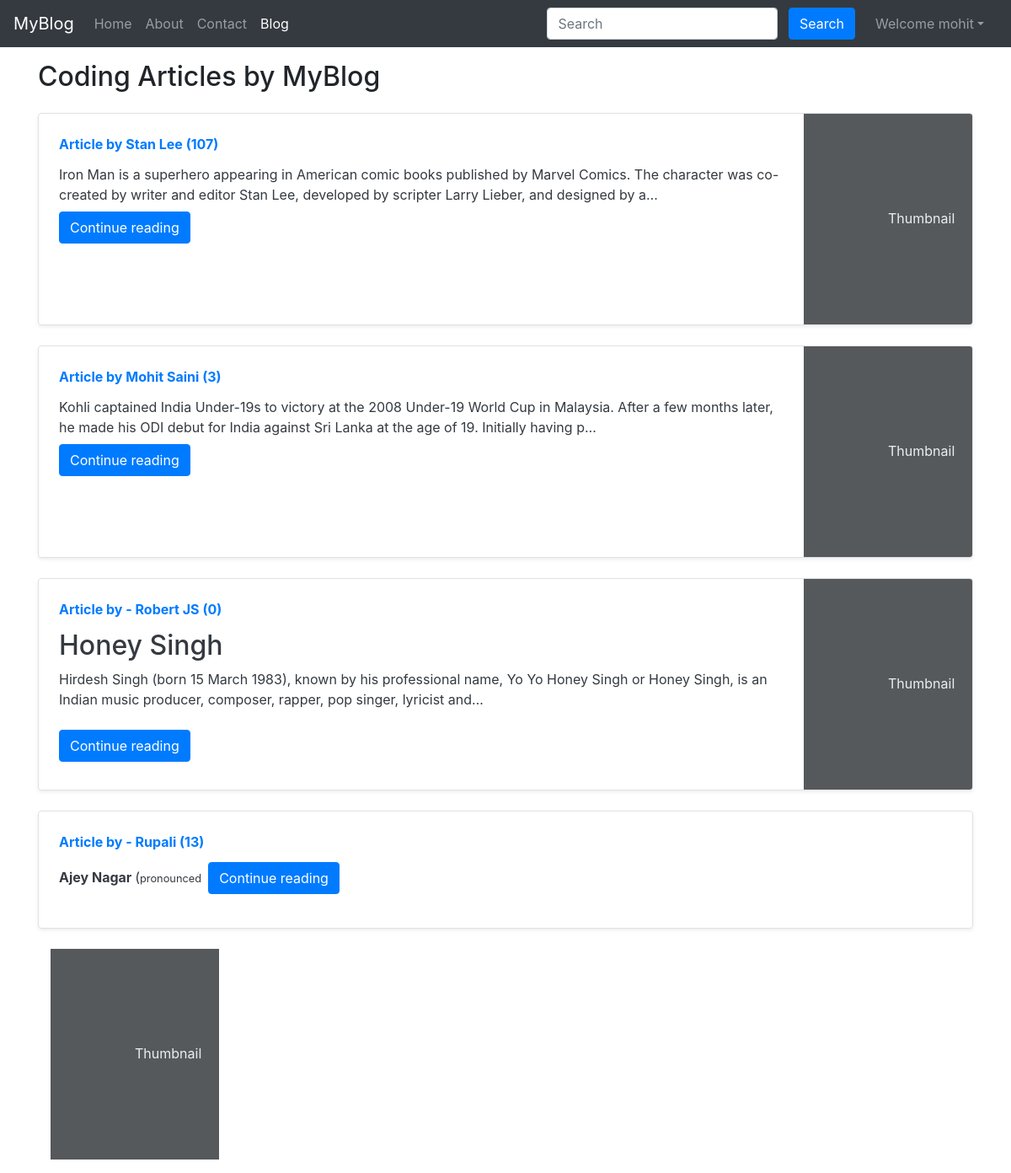
Page /blog/ (signed in) on the committed database.
### blog/models.py (models this page shows, shortened)
class Post(models.Model):
    sno=models.AutoField(primary_key=True)
    title=models.CharField(max_length=255)
    author=models.CharField(max_length=14)
    slug=models.CharField(max_length=130)
    views= models.IntegerField(default=0)
    timeStamp=models.DateTimeField(blank=True)
    content=models.TextField()

### blog/views.py (the view)
# urls.py: path('', views.blogHome, name="bloghome"),
def blogHome(request):
    allPosts= Post.objects.all()
    context={'allPosts': allPosts}
    return render(request, "blog/blogHome.html", context)

### templates/blog/blogHome.html (shortened to what this page needs)
{% extends 'base.html' %}
{% block blogactive %} active {% endblock blogactive %}
{% block body %}
<div class="container my-3">
    <h2>Coding Articles by MyBlog</h2>
    {% for post in allPosts  %}
    <div class="row no-gutters border rounded overflow-hidden flex-md-row mb-4 shadow-sm h-md-250 my-4 position-relative">
        <div class="col p-4 d-flex flex-column position-static">
            <strong class="d-inline-block mb-2 text-primary">Article  by {{post.author}} ({{post.views}})</strong>
            <h3 class="mb-0"><a class="text-dark" href="/blog/{{post.slug}}"{{post.title}} </a> </h3>
            <p class="card-text mb-auto">{{post.content|safe |truncatechars:200}}</p>
            <div class="my-2">
            	<a href="/blog/{{post.slug}}" role="button" class="btn btn-primary">Continue reading</a>
            </div>
        </div>
        <div class="col-auto d-none d-lg-block">
            <svg class="bd-placeholder-img" width="200" height="250" xmlns="http://www.w3.org/2000/svg" preserveAspectRatio="xMidYMid slice" focusable="false" role="img" aria-label="Placeholder: Thumbnail">
                <rect width="100%" height="100%" fill="#55595c"></rect><text x="50%" y="50%" fill="#eceeef" dy=".3em">Thumbnail</text>
            </svg>
        </div>
        </div>
        {% endfor %}
 {% endblock %}

### templates/base.html (shortened to what this page needs)
<!doctype html>
<html lang="en">
  <head>
    <link rel="stylesheet" href="https://stackpath.bootstrapcdn.com/bootstrap/4.5.2/css/bootstrap.min.css">
  </head>
  <body>
    <nav class="navbar navbar-expand-lg navbar-dark bg-dark">
        <a class="navbar-brand" href="/">MyBlog</a>
        <div class="collapse navbar-collapse" id="navbarSupportedContent">
          <ul class="navbar-nav mr-auto">
            <li class="nav-item {% block homeactive %}  {% endblock homeactive %}">
              <a class="nav-link" href="/">Home <span class="sr-only">(current)</span></a>
            </li>
            <li class="nav-item {% block aboutactive %}  {% endblock aboutactive %}" >
              <a class="nav-link" href="/about">About</a>
            </li>
            <li class="nav-item {% block contactactive %}  {% endblock contactactive %} ">
              <a class="nav-link" href="/contact">Contact</a>
            </li>
            <li class="nav-item {% block blogactive %}  {% endblock blogactive %} ">
              <a class="nav-link" href="/blog">Blog</a>
            </li>
          </ul>
          <div class="ml-auto form-inline ">
          <form method="get" action="/search"class="my-2 my-lg-0 mx-3">
            <input class="form-control mr-sm-2" type="search" placeholder="Search" aria-label="Search" name="query" id="query">
            <button class="btn btn-primary my-2 my-sm-0 " type="submit">Search</button>
          </form>
{% if user.is_authenticated %}
<ul class="navbar-nav mr-2">
<li class="nav-item dropdown">
<a class="nav-link dropdown-toggle" href='#' id="navbarDropdown" role="button" data-toggle="dropdown"> Welcome {{request.user}}</a>
      </li>
      </ul>
      </div>
{% endif %}
        </div>
      </nav>
      {% block body %}  {% endblock body %}
  </body>
</html>

### rows in the picture
Post: author "Stan Lee", views "107", content "Iron Man is a superhero appearing in American comic books published by Marvel Comics. The character was co-created by writer and editor Stan Lee, developed by scripter Larry Lieber, and designed by a…"
Post: author "Mohit Saini", views "3", content "Kohli captained India Under-19s to victory at the 2008 Under-19 World Cup in Malaysia. After a few months later, he made his ODI debut for India against Sri Lanka at the age of 19. Initially having p…"
Post: author "- Robert JS", views "0", content "Honey Singh Hirdesh Singh (born 15 March 1983), known by his professional name, Yo Yo Honey Singh or Honey Singh, is an Indian music producer, composer, rapper, pop singer, lyricist and…"
Post: author "- Rupali", views "13", content "Ajey Nagar ( pronounced"

### other values in the picture
{{ request.user }} "mohit"
